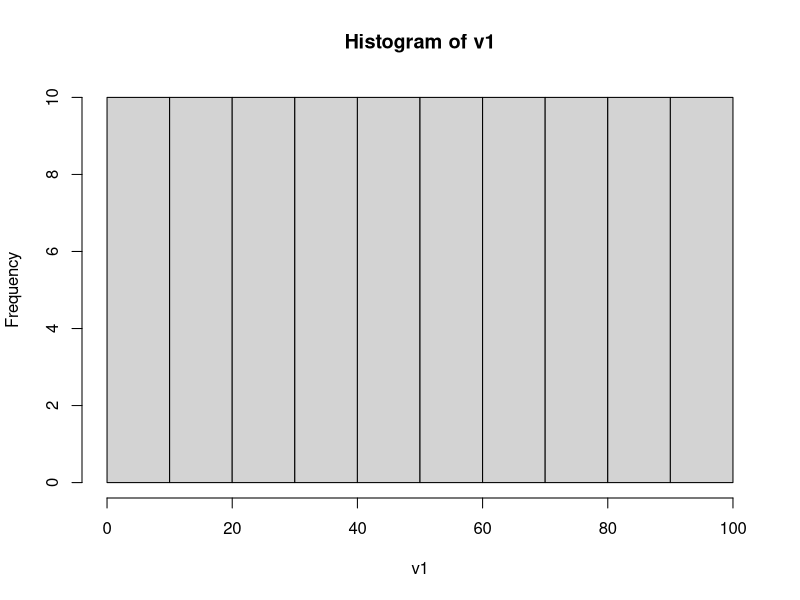
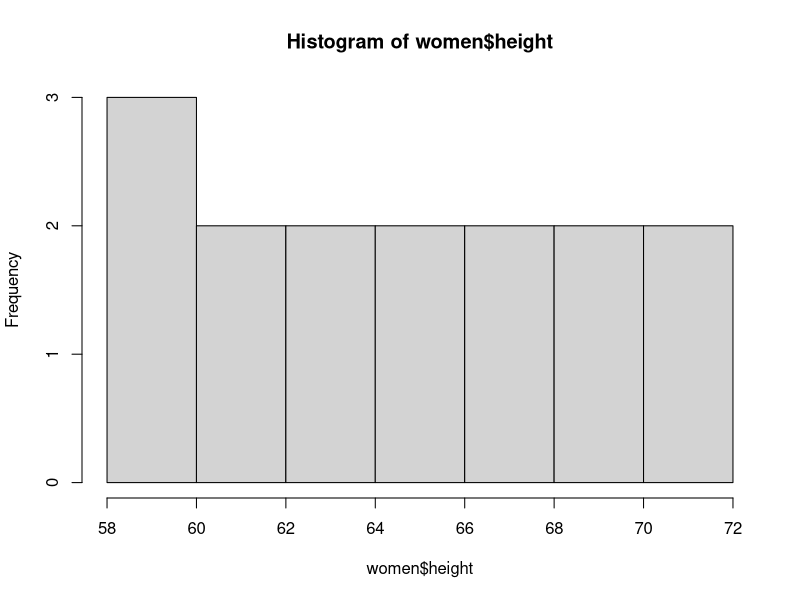
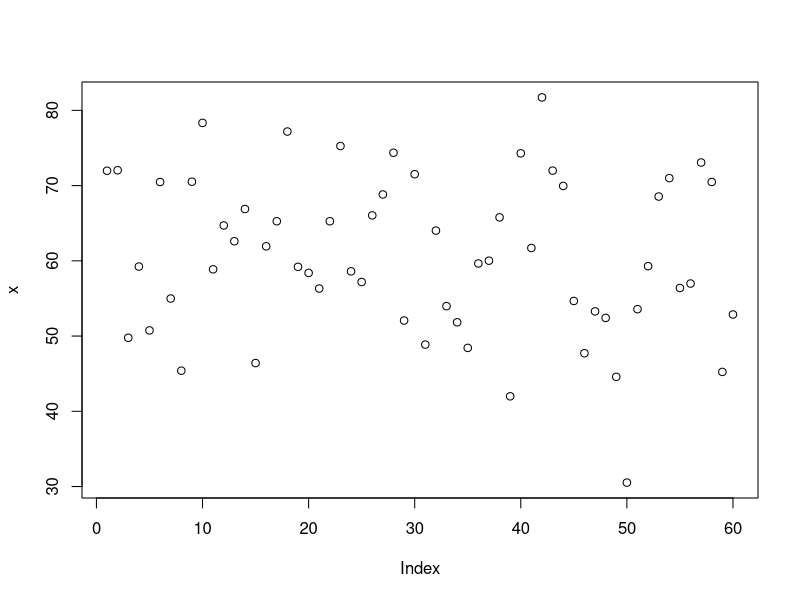
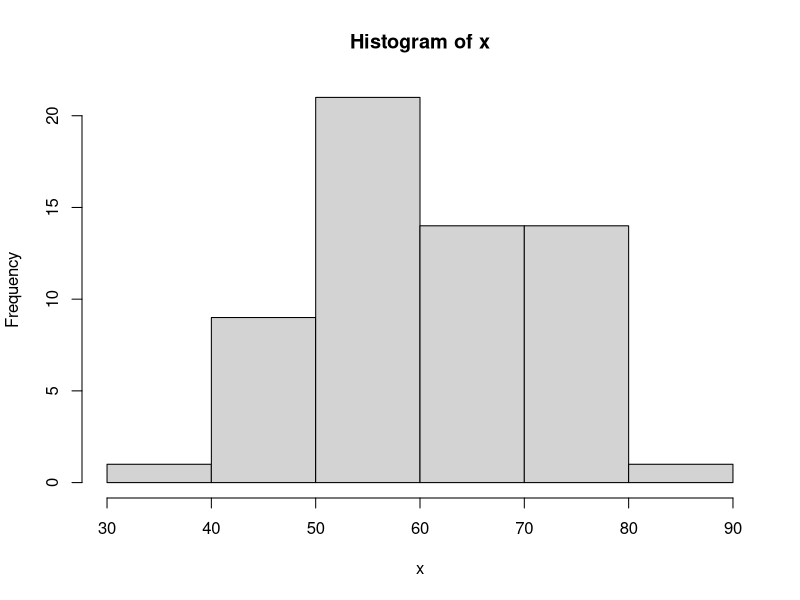
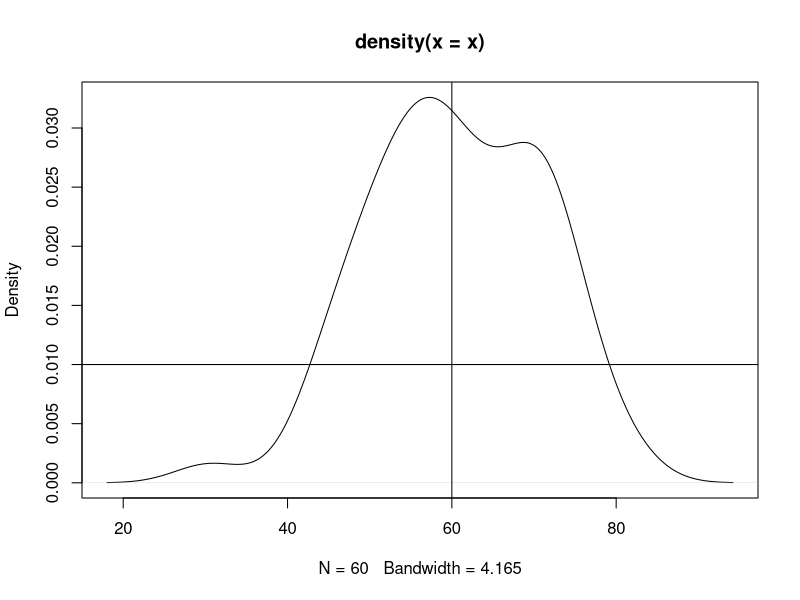
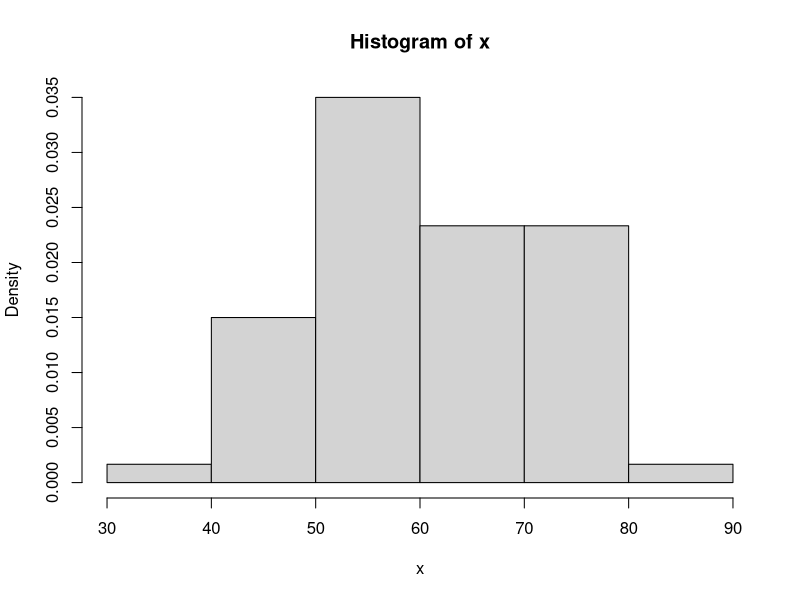
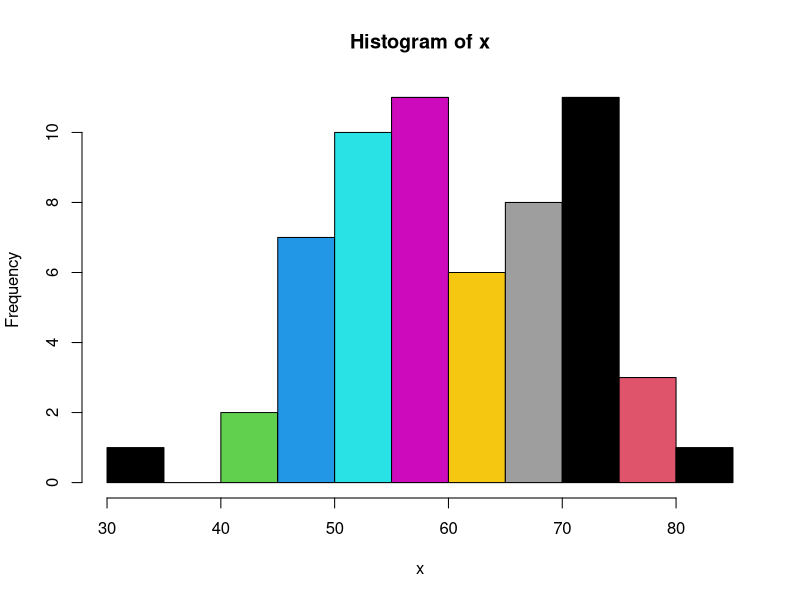

Recreate these plots in R, in order. (Note: this script raises an error after producing the figures.)
?women
x = 1:100
x
y = seq(1,100, by=2)
#Datastructures










#array----

#vectors
v1 = 1:100 #creating vector from 1 to 100
v2 = c(1,3,5,7,9)
class(v1)
v3 = c('a', 'charan', 'vijay')
class(v3)
v3     #print a vector.
v4 = c(TRUE, FALSE, T, F)
class(v4)
mean(v1)
median(v1)
hist(v1)
hist(women$height)
mean(women$height)
sd(v2)
var(v2)
v2[v2>=4]
x = rnorm(60, mean=60, sd=10)
plot(x)
hist(x)
plot(density(x))
abline(v=60)
abline(h=0.01)
hist(x, freq=F)
line(density(x))
hist(x, breaks=10, col=1:10)
length(x)
sd(x)
?sample


x1 = LETTERS[5:21]
x1
set.seed(1234)
y1 = sample(x1)
y1
set.seed(123)
(y2=sample(x1, size=4))
gender = sample(c('M', 'F'), size=60)
gender = sample(c('M', 'F'), size=60, replace=TRUE)
gender
gender = sample(c('M', 'F'), size=100000, replace=TRUE, prob=c(.6,.4))
(t1=table(gender))
prop.table(t1)
pie(t1, col=1:2)
barplot(t1, col=1:2, horiz=T)




#matrixs----
m1 = matrix(1:24, nrow=4)
m1
m2 = matrix(1:24, ncol = 6, byrow=T)
m2  
(x=trace(runif(60,60,100)))#error
plot(density(x))
(m4 = matrix(x, ncol=6))
?traceOff
m4[m4> 67 & m4 < 86]
m4[8:10, 1:2]







#dataframe----
(rollno = 1:60)
paste('student', 1:60, sep='-')
(name=paste('student1', 1:60, sep='_'))
name[c(15:20)]
name[c(1:10, 20:25)]
rev(name)
(gender=sample(c('Male', 'Female'), size=60, prob=c(.4,.6), replace=T))
(course=sample(c('BBA', 'MBA', 'FPM'), size=60, prob=c(.2,.7,.1), replace=T))
(marks1 = ceiling(rnorm(60, mean=65, sd=7)))
(marks2 = ceiling(rnorm(60, mean=60, sd=11)))


(grades = sample(c('A', 'B', 'C'), size=60, replace=T))
students = data.frame(rollno, gender, course, marks1, marks2, grades)
class(students)
summary(students)
students[students$gender == 'Male'& students$grades == 'B' & students$course == "MBA", c('rollno', 'gender', 'marks1', 'course')]
barplot(table(students$course), ylim=c(0,50), col=1:4)
text(1:3, table(students$course)+5, table(students$course))
str(students)
?str
nrow(students)
dim(students)
head(students)
tail(students)
head(students, n=7)

##avg marks scored by each gender in marks1
#gender marks1
aggregate(students$marks1, by=list(students$gender), FUN=mean)
aggregate(students$marks2, by=list(students$course, students$gender), FUN=min)


